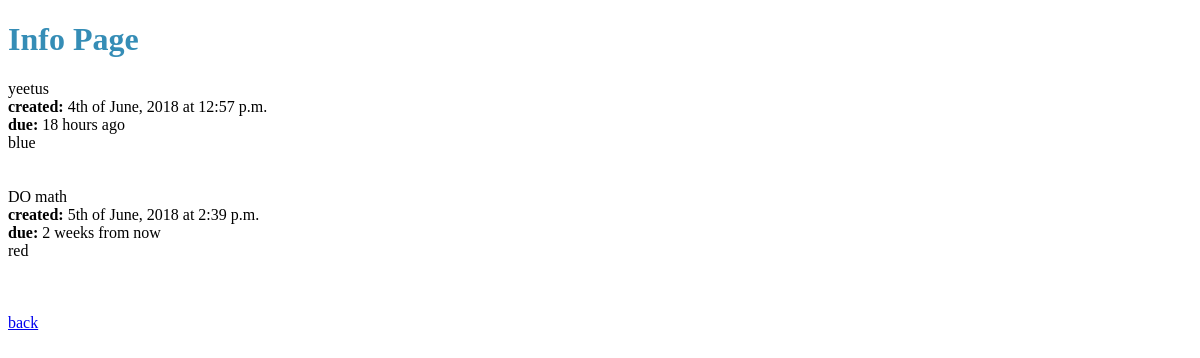
The page /info on the database as committed earlier.
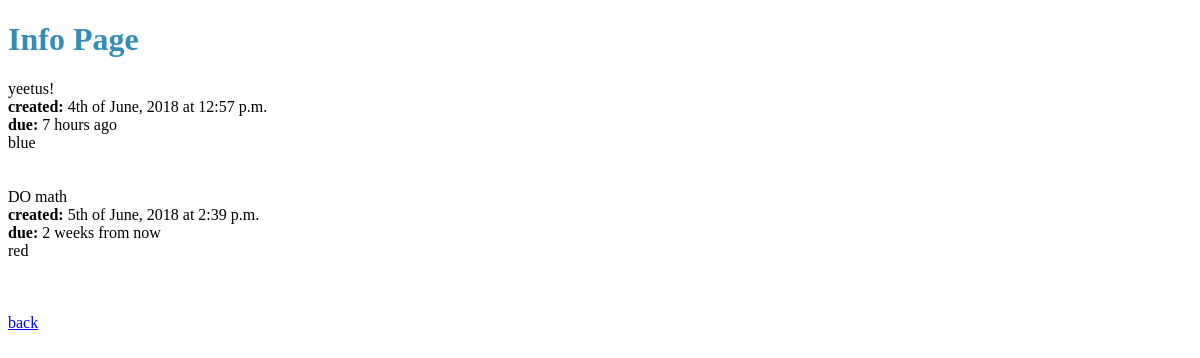
The same page on the database as committed later.
### notesApp/models.py (models this page shows, shortened)
class Note(models.Model):
    colourChoices = (
        ('blue' ,'Blue'),
        ('red' ,'Red'),
        ('green' ,'Green'),
        ('yellow' ,'Yellow'),
    )
    owner = models.IntegerField()
    title = models.CharField(max_length=20)
    description = models.TextField()
    colour = models.CharField(max_length=4, choices=colourChoices)
    subject = models.CharField(max_length=20)
    dateCreated = models.DateTimeField('date created')
    dateDue = models.DateTimeField('date due')

### notesApp/views.py (the view)
# urls.py: path('info', views.info, name='info'),
def info(request):
    notes = Note.objects.all()
    return render(request, 'notesApp/info.html', {'notes': notes})

### templates/notesApp/info.html (shortened to what this page needs)
{% load humanize %}
<!DOCTYPE html>
<html lang="en">
<head>
</head>
<body>
    <h1 style="color: rgb(53, 141, 182)">Info Page</h1>
    {% if notes %}
        {% for note in notes %}
            {{ note.title }}<br>
            <b>created:</b> {{ note.dateCreated|date:"jS \o\f F, Y \a\t P" }}<br>
            <b>due:</b> {{ note.dateDue|naturaltime }}
            <br>
            {{ note.colour }}
            <br>
            <br>
            <br>
        {% endfor %}
    {% else %}
        no notes
    {% endif %}
    <br>
    <a href="/">back</a>
</body>
</html>

Rows that differ between the two databases and show on the page:
changed Note "blue": title "yeetus" → "yeetus!"; dateDue "18 hours ago" → "7 hours ago"
